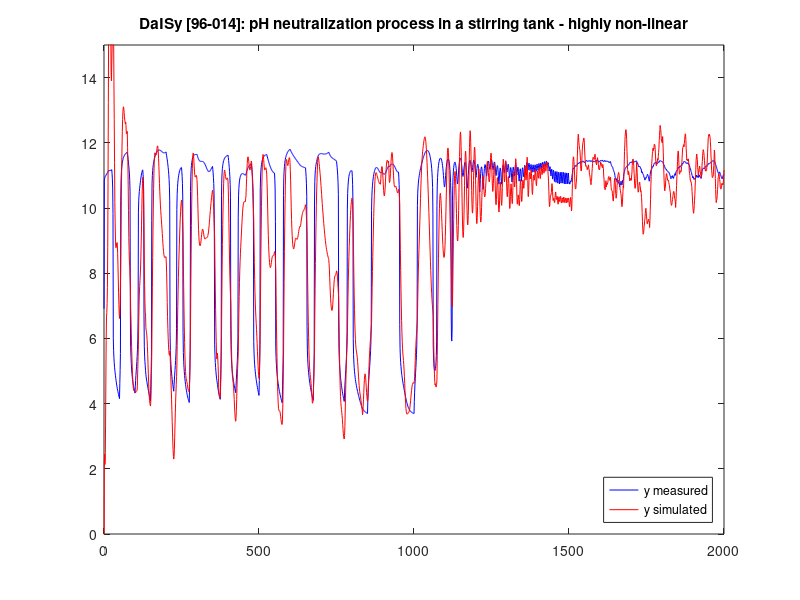

The MATLAB source for this figure:
%{
Contributed by:
	Jairo Espinosa
	K.U.Leuven ESAT-SISTA
	K.Mercierlaan 94
	B3001 Heverlee
	Jairo.Espinosa@esat.kuleuven.ac.be

Description:
	Simulation data of a pH neutralization process in a constant volume
	stirring tank. 
	Volume of the tank 1100 liters 
	Concentration of the acid solution (HAC) 0.0032 Mol/l
	Concentration of the base solution (NaOH) 0,05 Mol/l
Sampling:
	10 sec
Number:
	2001
Inputs:
	u1: Acid solution flow in liters
	u2: Base solution flow in liters

Outputs:
	y: pH of the solution in the tank

References:
	T.J. Mc Avoy, E.Hsu and S.Lowenthal, Dynamics of pH in controlled 
	stirred tank reactor, Ind.Eng.Chem.Process Des.Develop.11(1972)
	71-78

Properties:
	Highly non-linear system.

Columns:
	Column 1: time-steps
	Column 2: input u1
	Column 3: input u2
	Column 4: output y

Category:
	Process industry systems

%}

clear all, close all, clc

load pHdata.dat
U=pHdata(:,2:3);
Y=pHdata(:,4);


dat = iddata (Y, U)

[sys, x0, info] = moen4 (dat, 's', 15, 'n', 6)     % s=15, n=6

l = lqe (sys, info.Q, 100*info.Ry)

[a, b, c, d] = ssdata (sys);

sys = ss ([a-l*c], [b-l*d, l], c, [d, 0], -1)


[y, t] = lsim (sys, [U, Y], [], x0);

err = norm (Y - y, 1) / norm (Y, 1)
st = isstable (sys)

figure (1)
plot (t, Y(:,1), 'b', t, y(:,1), 'r')
ylim ([0, 15])
title ('DaISy [96-014]: pH neutralization process in a stirring tank - highly non-linear')
legend ('y measured', 'y simulated', 'location', 'southeast')


